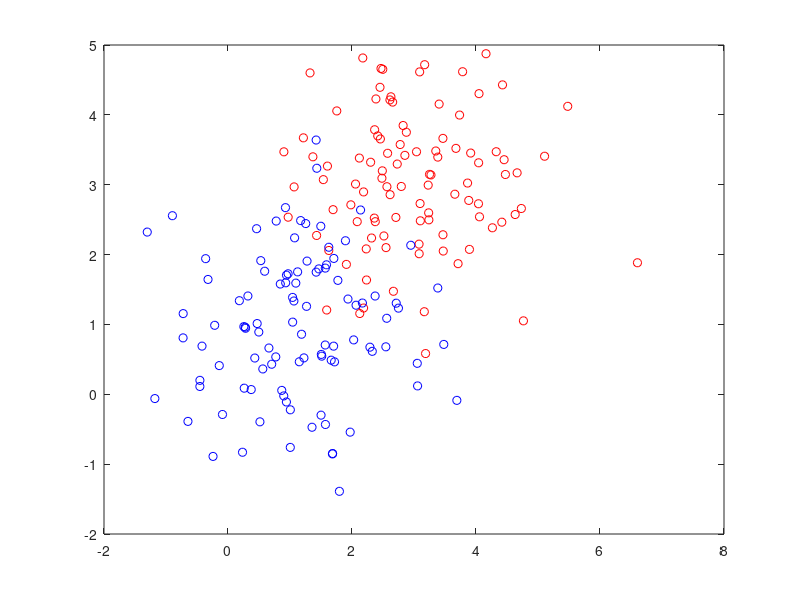
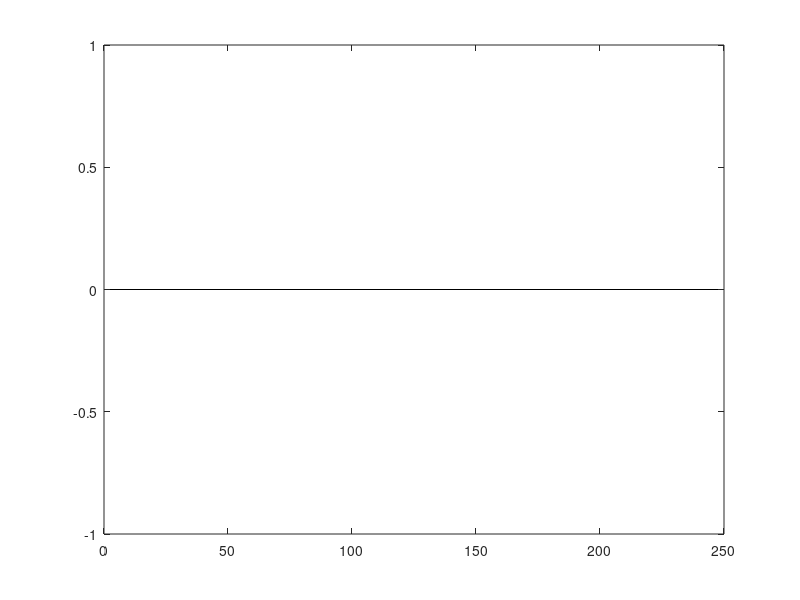

Write the MATLAB code that produced these figures, in order.
function svm_slack()
clearvars
numDataA = 100;
numDataB = 100;
numData = numDataA + numDataB;
numDim = 2;
C = 10;
X = [randn(numDataA, numDim) + 1;randn(numDataB, numDim)+ 3];
Y = [repmat(1,numDataA,1);repmat(-1,numDataA,1)];
%%%% calculate H and f matrix to minimize 1/2(x.' * H * x) + f.' * x
H = [eye(numDim) zeros(numDim, numData + 1);zeros(numData + 1, numData + 1 + numDim)];
f = C * [zeros(numDim + 1,1);ones(numData,1)];
Aeq = [];
beq = [];
%%% lower bounds and upper bounds for Weights (-inf, inf)
%%% lower bounds and upper bounds for slack variables (0, inf)
lb = [-inf * ones(numDim + 1,1);zeros(numData,1)];
ub = inf * ones(numDim + 1 + numData,1);
%%%calculate A matrix such that Ax <= b
A = zeros(numData, 2);
A(:,1) = Y .* X(:,1);
A(:,2) = Y .* X(:,2);
A = [-A -Y -eye(numData)];
b = -ones(numData,1);

op = quadprog(H,f,A,b,Aeq,beq,lb,ub);

la = 1, lb = 1;
for i = 1 : numData
    if (Y(i) == -1)
        classA(:,la) = X(i,:);
        la = la + 1;
    else
        classB(:,lb) = X(i,:);
        lb = lb + 1;
    end
end

classA = classA.';
classB = classB.';
figure,
plot(classA(:,1), classA(:,2), 'or')
hold on
plot(classB(:,1), classB(:,2), 'ob')

W = [op(1);op(2)];
w0 = op(3);

x1 = min(X(:,1)): max(X(:,1));
%%%%%%%%%plot the hyper plane W1*X1 + W2*X2 + w0 = 0
x2 = (- W(1) * x1 - w0 ) / W(2);
plot(x1,x2)
%%%%%%%%%plot the margins W1*X1 + W2*X2 + w0 = +/-1
%%%%%%%%upper margin
x3 = (1 - W(1) * x1 - w0) / W(2);
plot(x1,x3, '-.b');
%%%%%%%%lower margin
x4 = (-1 - W(1) * x1 - w0) / W(2);
plot(x1,x4, '-.r');

% calculate distance of each point from discriminant hyperplane
distance_vector = zeros(numData,1);
for i =1:numData
    distance_vector(i,1) = (W.' * X(i,:).' + w0) / norm(W);
end
figure, bar(distance_vector, 'r')
end
